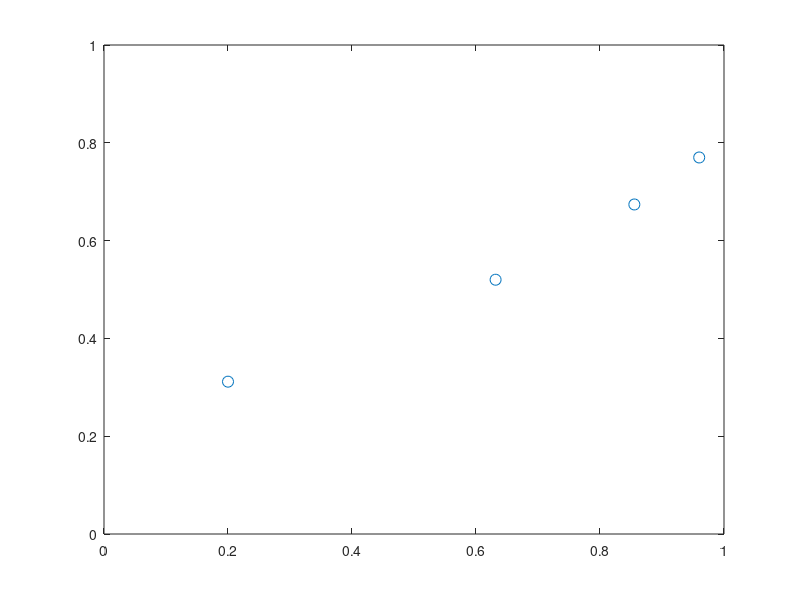

Here is the MATLAB script that generated this plot: (Note: this script raises an error after producing the figure.)

plot([0.6316 .8554 .96 0.2], 1 - [0.48 .3261 .23 .6885], 'o', 'MarkerSize', 8)
axis([0 1 0 1])


coeff = fitlm([0.6316 .8554 .96 0.2], 1 - [0.48 .3261 .23 .6885], 'linear');
h = polyval(flip(coeff.Coefficients.Estimate), [0 1]);


hold on 
plot([0 1], h, 'LineWidth', 2)


xlabel('Probability of choosing RS1 in free choice trials')
ylabel('Probability of being at RS2 when the pattern occured')
